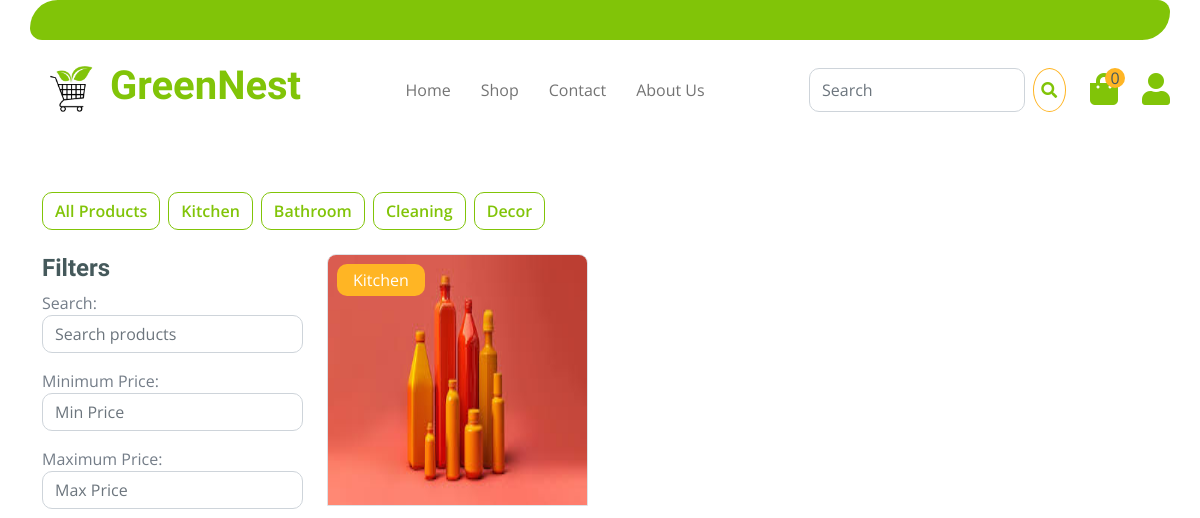
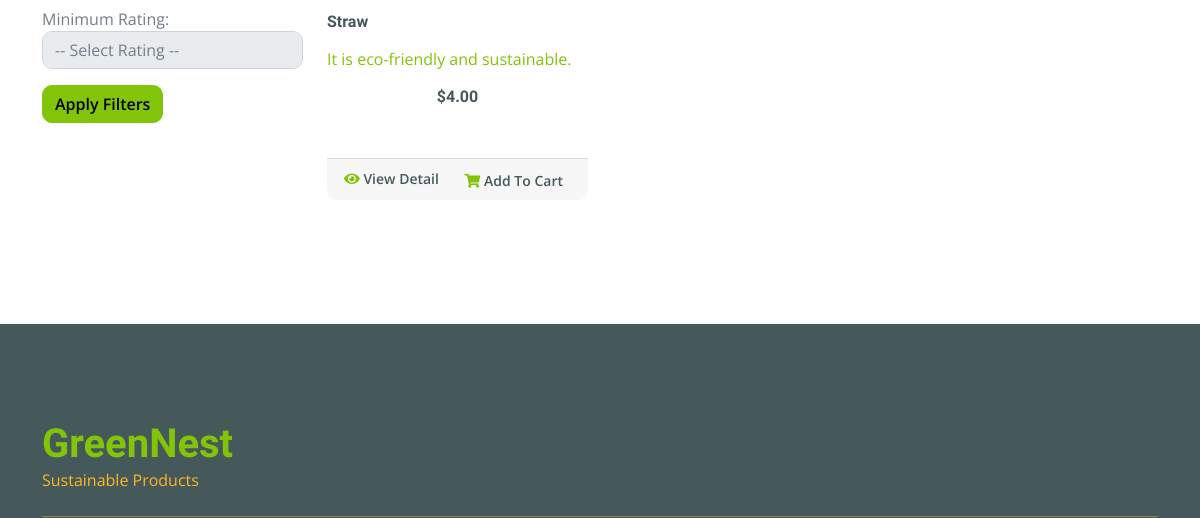
Before: /category/1/ (upper part) with the older database file (2 pictures, top to bottom).
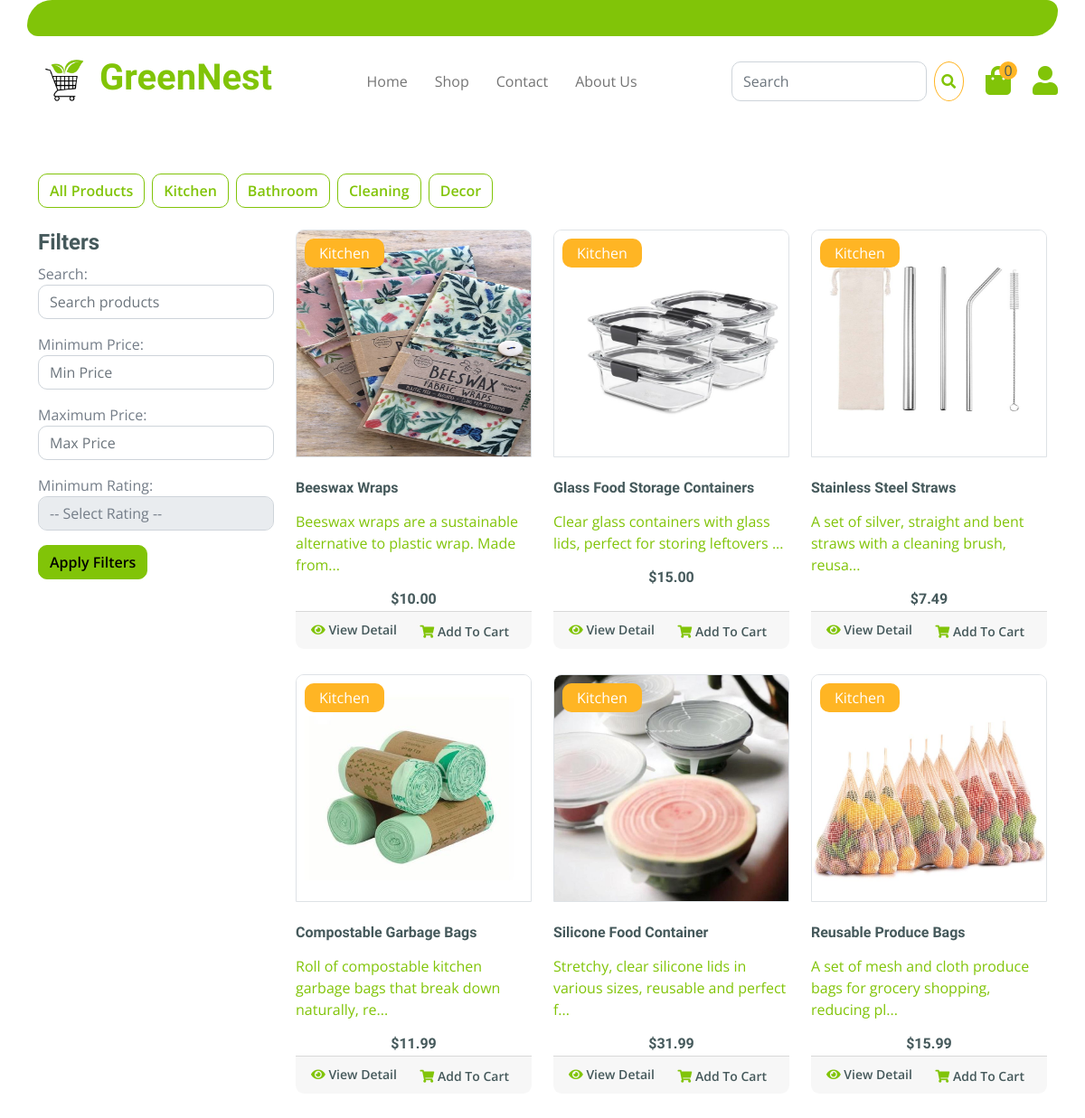
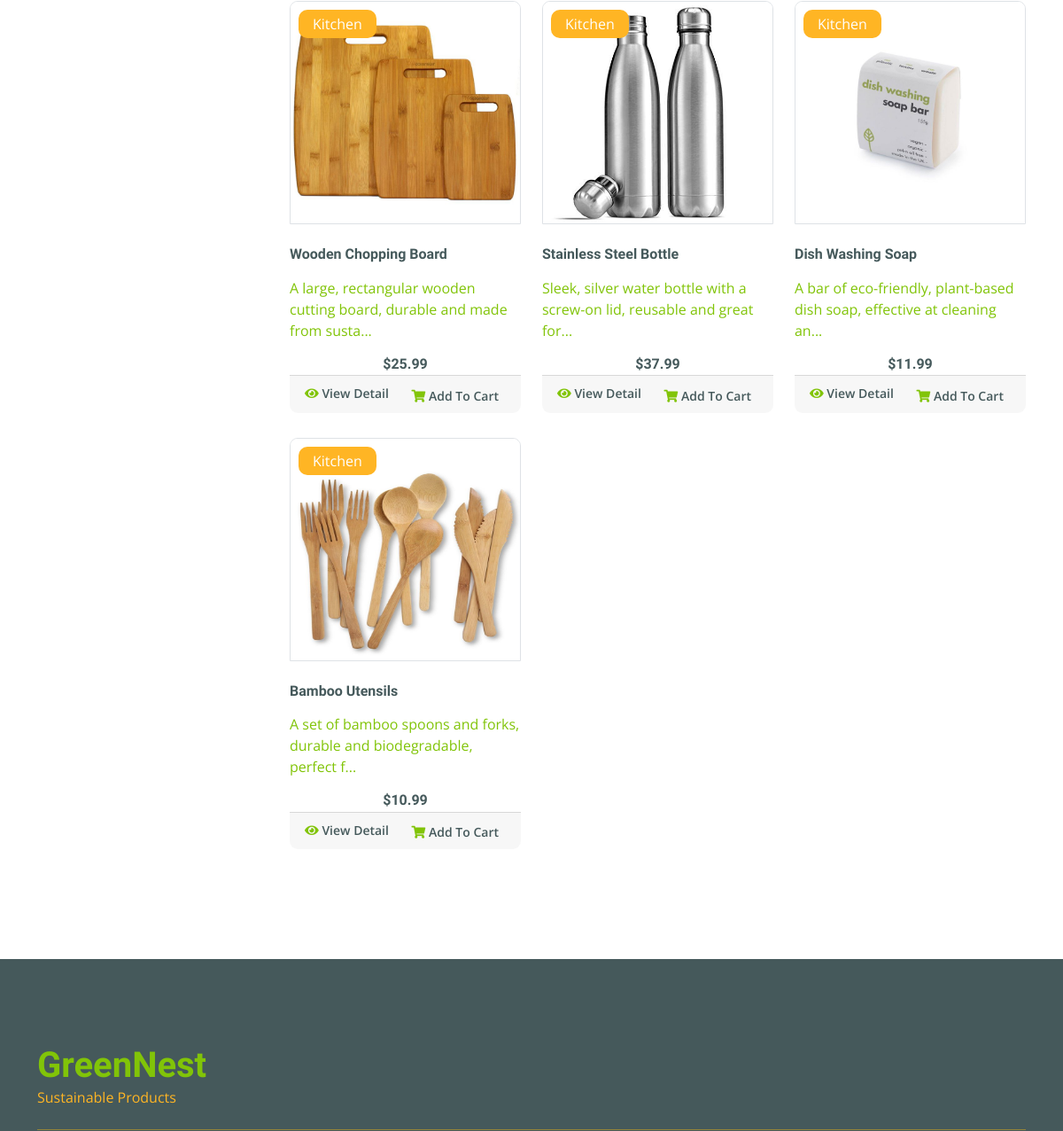
After: the same page with the newer database file (2 pictures, top to bottom).
### landingPage/models.py (models this page shows, shortened)
class Category(models.Model):
    CATEGORY_CHOICES = [
        ('Kitchen', 'Kitchen'),
        ('Bathroom', 'Bathroom'),
        ('Cleaning', 'Cleaning'),
        ('Decor', 'Decor'),
    ]
    name = models.CharField(max_length=100, choices=CATEGORY_CHOICES,unique=True)

class Product(models.Model):
    name = models.CharField(max_length=255)
    description = models.TextField(default='')
    price = models.DecimalField(max_digits=10, decimal_places=2)
    category = models.ForeignKey(Category, on_delete=models.CASCADE, related_name='products')
    stock = models.PositiveIntegerField(default=100)
    image = models.ImageField(upload_to='products/images/')
    brand = models.CharField(max_length=255, default='')
    date_added = models.DateTimeField(default=timezone.now)
    last_updated = models.DateTimeField(auto_now=True)
    discount_price = models.DecimalField(max_digits=10, decimal_places=2, null=True, blank=True)
    expiration_date = models.DateField(default=one_year_from_today)
    rating = models.PositiveIntegerField(validators=[validate_rating], null=True, blank=True)

### landingPage/views.py (the view)
# urls.py: path('category/<int:category_id>/', views.category_products, name='category_products'),
def category_products(request, category_id):
    categories = Category.objects.all()
    products = Product.objects.filter(category_id=category_id)
    search_query = request.GET.get('search')
    min_price = request.GET.get('min_price')
    max_price = request.GET.get('max_price')
    rating_query = request.GET.get('rating')
    if search_query:
        products = products.filter(name__icontains=search_query) | products.filter(description__contains=search_query)
    if min_price:
        products = products.filter(price__gte=min_price)
    if max_price:
        products = products.filter(price__lte=max_price)
    if rating_query:
        products = products.filter(rating__gte=rating_query)
    context = {
        'categories': categories,
        'products': products,
        'category_id': category_id
    }
    return render(request, 'landingPage/shop.html', context)

### landingPage/templatetags/custom_filters.py (called while the page is built)
@register.filter(name='truncate_with_ellipsis')
def truncate_with_ellipsis(value, max_length):
    if len(value) > max_length:
        return value[:max_length] + '...'
    else:
        return value[:max_length]

@register.filter
def cart_total_quantity(cart):
    if cart:
        return sum(cart.values())
    return 0

### landingPage/templates/landingPage/shop.html (shortened to what the changed rows need)
{% extends 'landingPage/base.html' %} {% load static %} {% load cart %}
{% load custom_filters %} {% block content %}
<div class="container-fluid py-5">
  <div class="container">
    <div class="row">
      <div class="col-lg-12 mb-3">
        <div class="d-flex justify-content-start flex-wrap">
          <a
            href="{% url 'landingPage:shop' %}"
            class="btn btn-outline-primary me-2 mb-2"
            >All Products</a
          >
          {% for category in categories %}
          <a
            href="{% url 'landingPage:category_products' category.id %}"
            class="btn btn-outline-primary me-2 mb-2"
            >{{ category.name }}</a
          >
          {% endfor %}
        </div>
      </div>
      <div class="col-lg-9">
        <div class="row" >
          {% for product in products %}
          <div class="col-lg-4 col-md-6 col-sm-6 pb-1" >
            <div class="card product-item border-0 mb-4">
              <a href="{% url 'landingPage:product_detail' product.id %}">
                <div
                  class="card-header product-img position-relative overflow-hidden bg-transparent border p-0"
                >
                  <img
                    class="img-fluid w-100"
                    src="{{ product.image.url }}"
                    alt="{{ product.name }}"
                    style="height: 250px"
                  />
                </div>
                <div
                  class="text-white bg-secondary px-3 py-1 rounded position-absolute"
                  style="top: 10px; left: 10px"
                >
                  {{ product.category.name }}
                </div>
                <div
                  class="card-body border-left border-right p-0 pt-4 pb-3" style="height: 170px;"
                >
                  <h6 class="text-truncate mb-3">{{ product.name }}</h6>
                  <p>{{ product.description|truncate_with_ellipsis:70 }}</p>
                  <div class="d-flex justify-content-center">
                    <h6>${{ product.price }}</h6>
                  </div>
                </div>
              </a>
              <div class="card-footer d-flex justify-content-between">
                <a
                  href="{% url 'landingPage:product_detail' product.id %}"
                  class="btn btn-sm text-dark p-0"
                  ><i class="fas fa-eye text-primary mr-1"></i> View Detail</a
                >
                {% if product|is_in_cart:request.session.cart %}
                <div class="text-dark">
                <i class="fas fa-shopping-cart text-primary mr-1"></i>Added</div>
                {% else %}
                <form
                  action="{% url 'landingPage:add_to_cart' product.id %}"
                  method="post"
                  class="me-2"
                >
                  <button type="submit" class="btn btn-sm text-dark p-0">
                    <i class="fas fa-shopping-cart text-primary mr-1"></i> Add
                    To Cart
                  </button>
                </form>
                {% endif %}
              </div>
            </div>
          </div>
          {% endfor %}
        </div>
      </div>
    </div>
  </div>
</div>
{% endblock %}

Changed rows visible on the page:
now on this page (row edited): Product: image (picture), category.name "Kitchen", name "Beeswax Wraps", description "Beeswax wraps are a sustainable alternative to plastic wrap. Made from...", price "10.00"
changed Product: image: a different picture; name "Straw" → "Glass Food Storage Containers"; description "It is eco-friendly and sustainable." → "Clear glass containers with glass lids, perfect for storing leftovers ..."; price "4.00" → "15.00"
added Product: image (picture), category.name "Kitchen", name "Stainless Steel Straws", description "A set of silver, straight and bent straws with a cleaning brush, reusa...", price "7.49"
added Product: image (picture), category.name "Kitchen", name "Compostable Garbage Bags", description "Roll of compostable kitchen garbage bags that break down naturally, re...", price "11.99"
added Product: image (picture), category.name "Kitchen", name "Silicone Food Container", description "Stretchy, clear silicone lids in various sizes, reusable and perfect f...", price "31.99"
added Product: image (picture), category.name "Kitchen", name "Reusable Produce Bags", description "A set of mesh and cloth produce bags for grocery shopping, reducing pl...", price "15.99"
added Product: image (picture), category.name "Kitchen", name "Wooden Chopping Board", description "A large, rectangular wooden cutting board, durable and made from susta...", price "25.99"
added Product: image (picture), category.name "Kitchen", name "Stainless Steel Bottle", description "Sleek, silver water bottle with a screw-on lid, reusable and great for...", price "37.99"
added Product: image (picture), category.name "Kitchen", name "Dish Washing Soap", description "A bar of eco-friendly, plant-based dish soap, effective at cleaning an...", price "11.99"
added Product: image (picture), category.name "Kitchen", name "Bamboo Utensils", description "A set of bamboo spoons and forks, durable and biodegradable, perfect f...", price "10.99"
